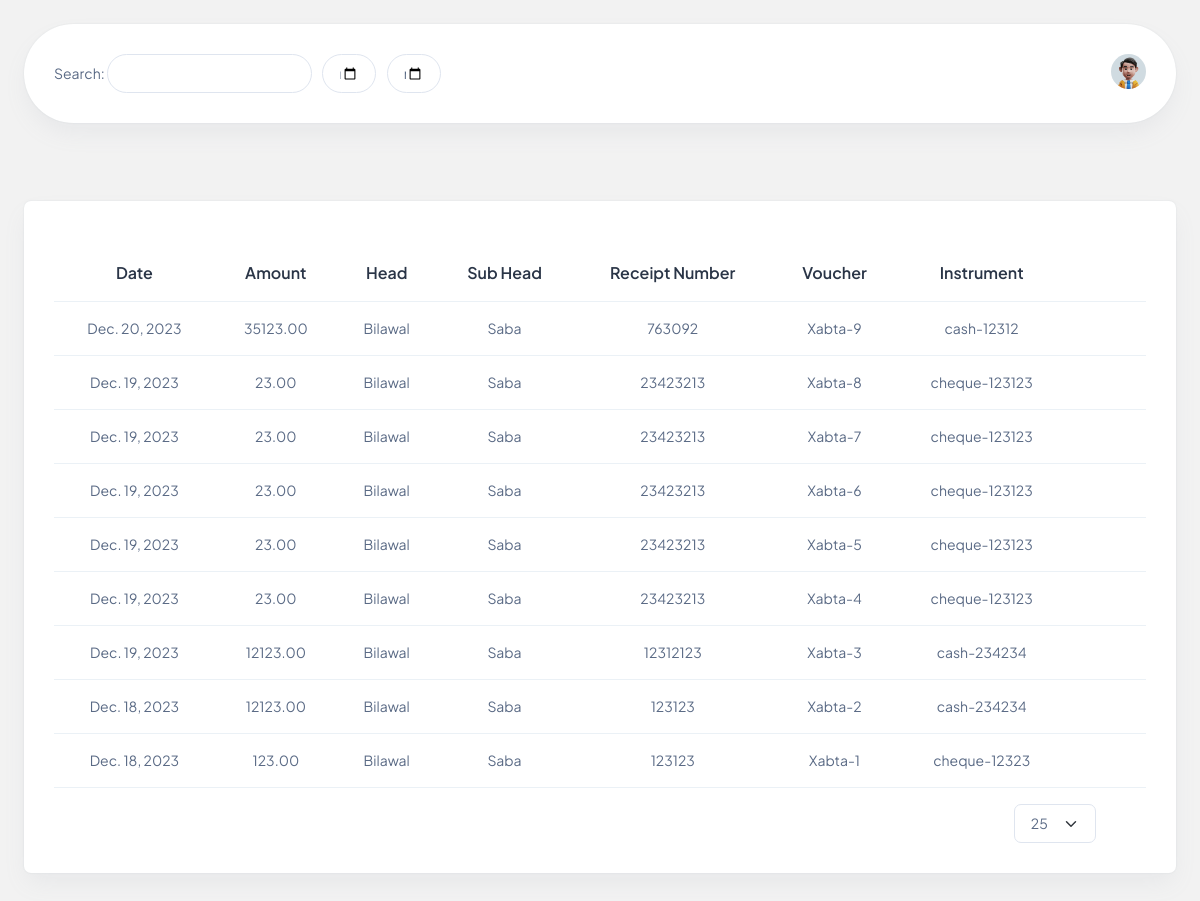
/submitfile/ (signed in), run on an earlier commit of the app's database.
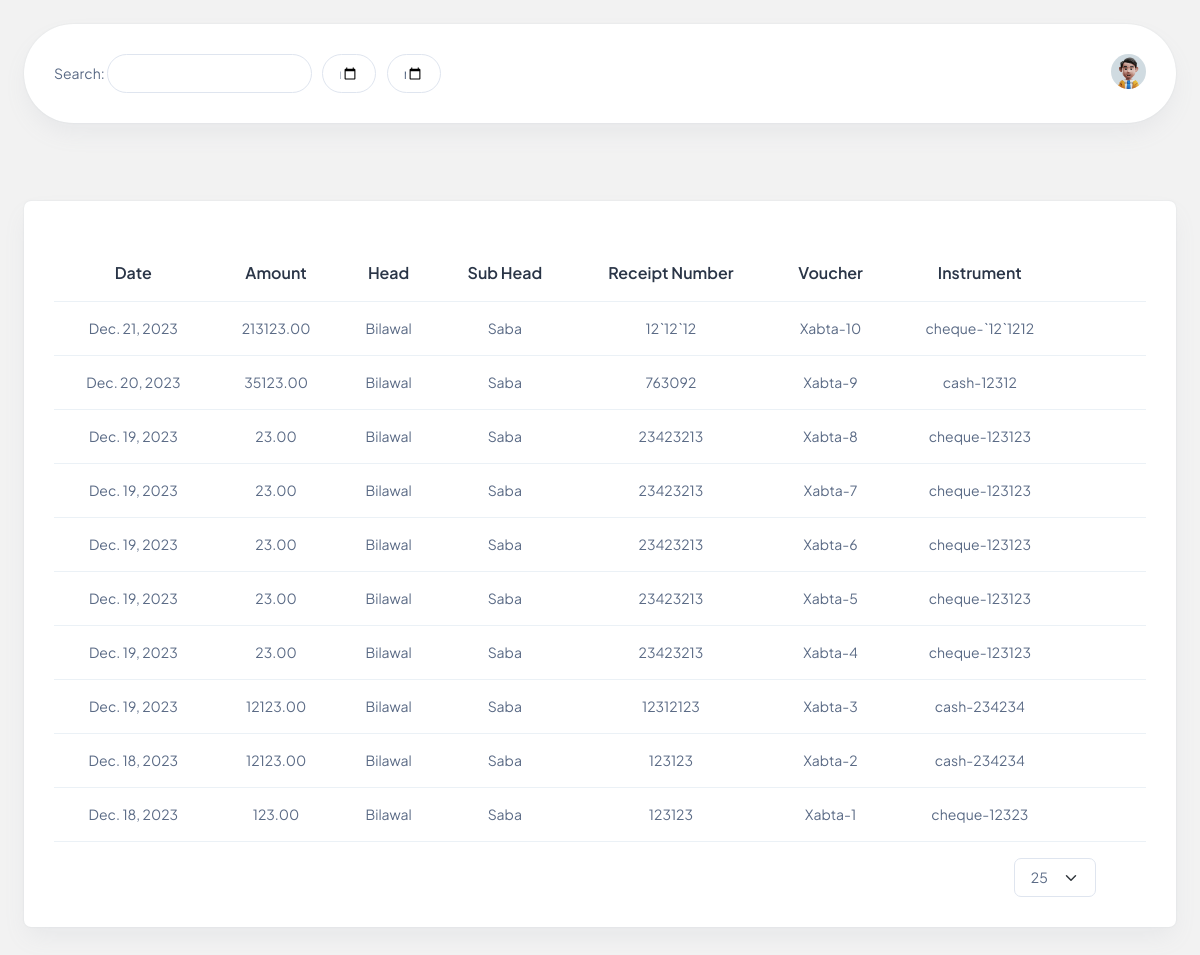
And on a later commit of the database.
### Accountapp/models.py (models this page shows, shortened)
class AccountingEntry(models.Model):
    date = models.DateField(auto_now_add=True)
    amount = models.DecimalField(max_digits=10, decimal_places=2)
    head = models.ForeignKey(Head, on_delete=models.CASCADE)
    sub_head = models.ForeignKey(Shead, on_delete=models.CASCADE)
    description = models.TextField()
    receipt_number = models.CharField(max_length=20)
    charge_by = models.ForeignKey(charge, on_delete=models.CASCADE, null=True, blank=True)
    voucher = models.CharField(max_length=50,null=True,blank=True, unique=True)
    paid_by = models.ForeignKey(paid, on_delete=models.CASCADE, null=True, blank=True)
    claim_by = models.ForeignKey(claim, on_delete=models.CASCADE, null=True, blank=True)
    instrument = models.CharField(max_length=10,null=True,blank=True, choices=[('cash', 'Cash'), ('cheque', 'Cheque'), ('online', 'Online Transfer')])
    cash_number = models.CharField(max_length=20, default=0,null=True, blank=True)
    cheque_number = models.CharField(max_length=20,default=0, null=True, blank=True)
    online_number = models.CharField(max_length=20,default=0, null=True, blank=True)
    vendors = models.ForeignKey(Vendor, null=True,blank=True, on_delete=models.CASCADE)
    attachments = models.FileField(upload_to='attachments/', null=True, blank=True)
    comments = models.TextField()

class Head(models.Model):
    name = models.CharField(max_length=50)

class Shead(models.Model):
    name = models.CharField(max_length=50)
    def __str__(self):
        return self.name

### Accountapp/views.py (the view)
# urls.py: path('submitfile/', views.showresult, name='submitfile'),
@login_required(login_url="signin")
def showresult(request):
    accounting_form = AccountingEntry.objects.all().order_by("-id")
    today = date.today()
    return render(request, "submit.html", locals())

### Accountapp/templates/submit.html (shortened to what the changed rows need)
<!DOCTYPE html>
<html lang="en">
  <head>
    {% load static %}
    <link rel="stylesheet" href="https://code.jquery.com/ui/1.12.1/themes/base/jquery-ui.css" />
    <link rel="stylesheet" href="{% static 'css/styles.min.css' %}" />
    <link rel="stylesheet" href="{% static 'css/custom.css' %}" />
  </head>
  <body>
    <div class="page-wrapper" id="main-wrapper" data-layout="horizontal" data-navbarbg="skin6" data-header-position="fixed">
      <div class="body-wrapper">
        <div class="container-fluid">
          <div class="card">
            <div class="card-body pt-2">
              <div class="table-responsive">
                <table id="accounting-table" class="table text-nowrap mb-0 align-middle">
                  <thead class="text-dark fs-4 text-center">
                    <tr>
                      <th>Date</th>
                      <th>Amount</th>
                      <th>Head</th>
                      <th>Sub Head</th>
                      <th>Receipt Number</th>
                      <th>Voucher</th>
                      <th>Instrument</th>
                      <th>
                        <div class="d-flex justify-content-center">
                          <div>
                            <a class="nav-icon-hover text-primary" href="javascript:void(0)" id="drop3" data-bs-toggle="dropdown" aria-expanded="false"><strong><i class="ti ti-dots-vertical" style="font-size: 1rem;"></i></strong></a>
                          </div>
                        </div>
                      </th>
                    </tr>
                  </thead>
                  <tbody>
                    {% for entry in accounting_form|slice:'-10:' %}
                      <tr class="text-center">
                        <td>{{ entry.date }}</td>
                        <td>{{ entry.amount }}</td>
                        <td>{{ entry.head.name }}</td>
                        <td>{{ entry.sub_head }}</td>
                        <td>{{ entry.receipt_number }}</td>
                        <td>{{ entry.voucher }}</td>
                        {% if entry.instrument == 'cash' or entry.instrument == 'Cash' %}
                          <td>{{ entry.instrument }}-{{ entry.cash_number }}</td>
                        {% elif entry.instrument == 'Cheque' or entry.instrument == 'cheque' %}
                          <td>{{ entry.instrument }}-{{ entry.cheque_number }}</td>
                        {% else %}
                          <td>{{ entry.instrument }}-{{ entry.online_number }}</td>
                        {% endif %}
                        <td>
                          <button class="text-primary accordion-toggle" data-target="#details{{ entry.id }}" style="background-color: transparent; border: none; padding: 0;"><i class="ti ti-layout-navbar-expand" style="font-size: 1.1rem;"></i></button>
                          {% if entry.date == today %}
                            <a href="{% url 'editfile' entry.id %}" class="edit-button text-nowrap text-primary"><i class="ti ti-edit" style="font-size: 1.1rem;"></i></a>
                          {% else %}
                            <span class="edit-button disabled text-nowrap text-primary"><i class="ti ti-edit" style="font-size: 1.1rem;"></i></span>
                          {% endif %}
                        </td>
                      </tr>
                    {% endfor %}
                  </tbody>
                </table>
              </div>
            </div>
          </div>
        </div>
      </div>
    </div>
  </body>
</html>

What changed in the data, as far as the page shows it:
added AccountingEntry: date "Dec. 21, 2023", amount "213123.00", head.name "Bilawal", sub_head "Saba", receipt_number "12`12`12", voucher "Xabta-10", instrument "cheque", cheque_number "`12`1212"
